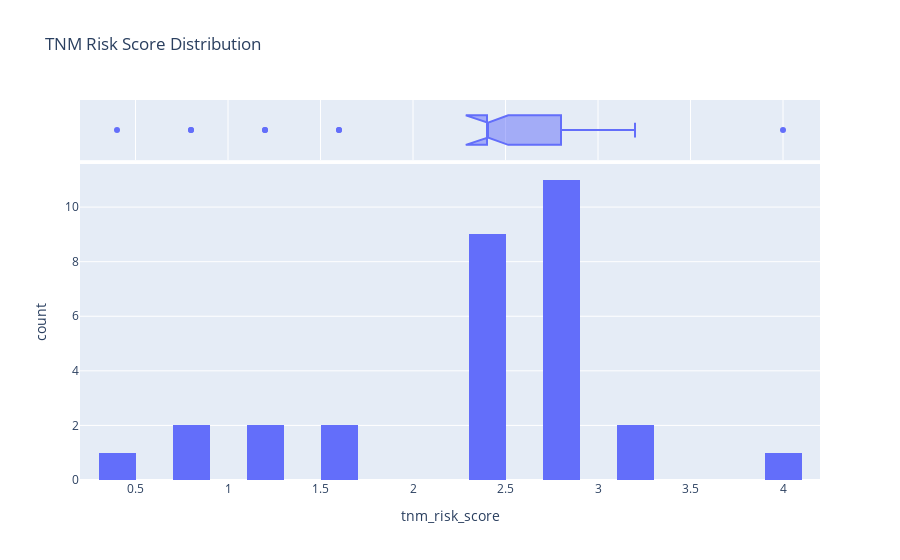

Notebook source saved alongside this figure:
### Code cell
# Create composite risk score based on TNM staging
def calculate_tnm_risk_score(row):
    """Calculate risk score based on TNM staging system"""
    # Weighted scoring: T stage (40%), N stage (40%), M stage (20%)
    score = (row['T_stage'] * 0.4) + (row['N_stage'] * 0.4) + (row['M_stage'] * 2.0)
    return score

df['tnm_risk_score'] = df.apply(calculate_tnm_risk_score, axis=1)

print("TNM Risk Score Statistics:")
print(df['tnm_risk_score'].describe())

# Visualize
fig = px.histogram(df, x='tnm_risk_score', title='TNM Risk Score Distribution',
                   nbins=20, marginal='box')
fig.show()

### Figure 1 — Plotly figure (JSON) as saved in the notebook; plotly's stock layout.template omitted (floating-point values rounded to 4 significant figures)
{"data": [{"alignmentgroup": "True", "bingroup": "x", "hovertemplate": "tnm_risk_score=%{x}<br>count=%{y}<extra></extra>", "legendgroup": "", "marker": {"color": "#636efa", "pattern": {"shape": ""}}, "name": "", "nbinsx": 20, "offsetgroup": "", "orientation": "v", "showlegend": false, "type": "histogram", "x": [1.6, 1.6, 1.2, 0.8, 0.8, 2.8, 0.4, 2.8, 2.8, 2.8, 2.8, 2.8, 2.8, 2.8, 2.4, 2.4, 2.4, 2.4, 3.2, 2.8, 2.4, 1.2, 2.4, 2.8, 2.4, 3.2, 2.8, 2.4, 2.4, 4], "xaxis": "x", "yaxis": "y"}, {"alignmentgroup": "True", "hovertemplate": "tnm_risk_score=%{x}<extra></extra>", "legendgroup": "", "marker": {"color": "#636efa"}, "name": "", "notched": true, "offsetgroup": "", "showlegend": false, "type": "box", "x": [1.6, 1.6, 1.2, 0.8, 0.8, 2.8, 0.4, 2.8, 2.8, 2.8, 2.8, 2.8, 2.8, 2.8, 2.4, 2.4, 2.4, 2.4, 3.2, 2.8, 2.4, 1.2, 2.4, 2.8, 2.4, 3.2, 2.8, 2.4, 2.4, 4], "xaxis": "x2", "yaxis": "y2"}], "layout": {"barmode": "relative", "legend": {"tracegroupgap": 0}, "title": {"text": "TNM Risk Score Distribution"}, "xaxis": {"anchor": "y", "domain": [0, 1], "title": {"text": "tnm_risk_score"}}, "xaxis2": {"anchor": "y2", "domain": [0, 1], "matches": "x", "showgrid": true, "showticklabels": false}, "yaxis": {"anchor": "x", "domain": [0, 0.8316], "title": {"text": "count"}}, "yaxis2": {"anchor": "x2", "domain": [0.8416, 1], "matches": "y2", "showgrid": false, "showline": false, "showticklabels": false, "ticks": ""}}}
